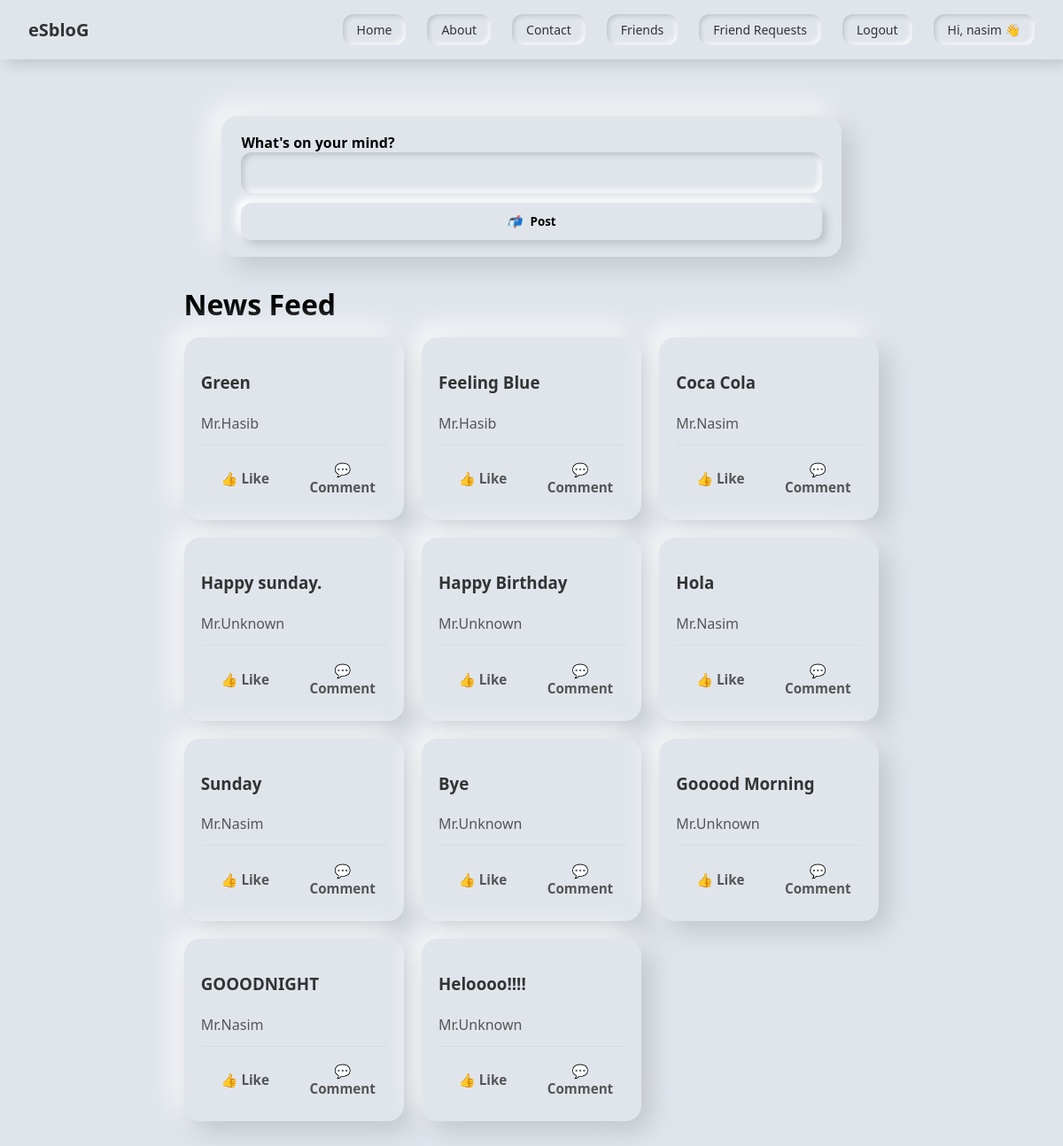
/dashboard/dash/ (signed in), run on the app's committed database.
### dashboard/models.py (models this page shows, shortened)
class Login_info_new_p(models.Model):
    fname = models.CharField(max_length=100,default="Mr.")
    lname = models.CharField(max_length=100,default="Unknown")
    email = models.EmailField(max_length=50)
    password = models.CharField(max_length=50)
    def __str__(self):
        return self.email

class User_posts(models.Model):
    id = models.AutoField(primary_key=True)
    u_name = models.ForeignKey(Login_info_new_p,on_delete=models.CASCADE)
    post = models.CharField(max_length=100)
    create_at = models.DateTimeField(auto_now_add=True)

### dashboard/views.py (the view)
# urls.py: path('dash/',views.demo,name="home"),
def demo(request):
    posts = User_posts.objects.all().order_by('-create_at')
    users = []
    U_posts = []
    for post in posts:
        log_user = Login_info_new_p.objects.get(email=post.u_name)
        u_name = log_user.fname + log_user.lname
        status = post.post
        U_posts.append(status)
        users.append(u_name)
    return render(request,"dashboard/landing_page.html",{"posts": zip(users,U_posts)})

### dashboard/templates/dashboard/landing_page.html (shortened to what this page needs)
{% include "dashboard/header.html" %}
<div class="page">
  <form id="loginForm" method="POST" action="{% url 'add_post' %}" class="card composer">
    <div class="input-group">
      <label>What's on your mind?</label>
      <input type="text" name="post" required />
    </div>
    <button type="submit" class="action-btn">
      <i>📬</i> Post
    </button>
  </form>
  <h1 style="margin: 1rem 0;">News Feed</h1>
  <div class="feed-grid">
    {% for name, post in posts %}
      <div class="post-card">
        <h3 class="username">{{post}}</h3>
        <p class="content">{{ name }}</p>
        <div class="actions">
          <button class="like-btn">👍 Like</button>
          <button class="comment-btn">💬 Comment</button>
        </div>
      </div>
    {% endfor %}
  </div>
</div>
{% include "dashboard/footer.html" %}

### dashboard/templates/dashboard/header.html (shortened to what this page needs)
{% load static %}
<!DOCTYPE html>
<html lang="en">
<head>
</head>
<body>
  <nav class="navbar" role="navigation" aria-label="main">
    <a class="logo" href="{% url 'home' %}">eSbloG</a>
    <ul>
      <li><a href="{% url 'home' %}">Home</a></li>
      <li><a href="{% url 'home' %}">About</a></li>
      <li><a href="{% url 'home' %}">Contact</a></li>
      {% if request.session.user_id %}
        <li><a href="{% url 'friends' %}">Friends</a></li>
        <li><a href="{% url 'friends_req' %}">Friend Requests</a></li>
        <li><a href="{% url 'logout' %}">Logout</a></li>
        <li><a href="">Hi, {{ request.session.name }} 👋</a></li>
      {% else %}
        <li><a href="{% url 'login' %}">Login</a></li>
      {% endif %}
    </ul>
  </nav>
  <div class="page-wrap">

### dashboard/templates/dashboard/header.html (style rules this page uses)
* { box-sizing: border-box; font-family: 'Segoe UI', sans-serif; }
body { background: #e0e5ec; display: flex; flex-direction: column; align-items: center; min-height: 100vh; margin: 0; }
.navbar { width: 100%; background: #e0e5ec; padding: 1rem 2rem; display: flex; justify-content: space-between; align-items: center; box-shadow: 5px 5px 15px #bec3c9, -5px -5px 15px #ffffff; position: sticky; top: 0; left: 0; z-index: 1000; }
.navbar .logo { font-size: 20px; font-weight: bold; color: #333; text-decoration: none; }
.navbar ul { list-style: none; display: flex; gap: 1.5rem; margin: 0; padding: 0; }
.navbar ul li { display: inline; }
.navbar ul li a { text-decoration: none; color: #333; padding: 0.5rem 1rem; border-radius: 12px; background: #e0e5ec; box-shadow: inset 2px 2px 5px #bec3c9, inset -2px -2px 5px #ffffff; font-size: 14px; transition: all 0.2s ease-in-out; display: inline-block; }
.page-wrap { width: 100%; display: flex; justify-content: center; padding: 2rem 1rem; }

### dashboard/templates/dashboard/landing_page.html (style rules this page uses)
.page { max-width: 1200px; margin: 2rem auto; padding: 0 16px; }
.card { background: #e0e5ec; padding: 1.2rem 1.4rem; border-radius: 18px; box-shadow: 10px 10px 30px #bec3c9, -10px -10px 30px #ffffff; }
.composer { margin-bottom: 2rem; max-width: 700px; margin-left: auto; margin-right: auto; }
.composer .input-group label { font-weight: 600; }
.composer .input-group input { width: 100%; padding: 0.8rem 1rem; border-radius: 12px; border: none; background: #e0e5ec; box-shadow: inset 3px 3px 6px #bec3c9, inset -3px -3px 6px #ffffff; font-size: 15px; }
.action-btn { width: 100%; padding: 0.75rem 1rem; border: none; margin-top: 0.7rem; border-radius: 12px; background: #e0e5ec; box-shadow: 5px 5px 10px #bec3c9, -5px -5px 10px #ffffff; font-weight: 700; cursor: pointer; }
.action-btn i { margin-right: 6px; }
.feed-grid { display: grid; gap: 20px; grid-template-columns: repeat(1, minmax(0, 1fr)); }
@media (min-width: 700px) { .feed-grid { grid-template-columns: repeat(2, 1fr); } }
@media (min-width: 1024px) { .feed-grid { grid-template-columns: repeat(3, 1fr); } }
.post-card { background: #e0e5ec; padding: 1.2rem; border-radius: 18px; box-shadow: 10px 10px 30px #bec3c9, -10px -10px 30px #ffffff; display: flex; flex-direction: column; justify-content: space-between; }
.username { font-weight: 700; margin-bottom: .35rem; color: #333; }
.content { color: #555; line-height: 1.5; margin-bottom: .75rem; }
.actions { display: flex; justify-content: space-between; border-top: 1px solid #d7dbe2; padding-top: .6rem; gap: 10px; }
.actions button { flex: 1; background: none; border: none; cursor: pointer; font-size: .95rem; font-weight: 600; color: #555; padding: .5rem .75rem; border-radius: 10px; transition: background .2s ease; }

### data on the page
Login_info_new_p: session.name "nasim"
User_posts: posts "Green"
User_posts: posts "Feeling Blue"
User_posts: posts "Coca Cola"
User_posts: posts "Happy sunday."
User_posts: posts "Happy Birthday"
User_posts: posts "Hola"
User_posts: posts "Sunday"
User_posts: posts "Bye"
User_posts: posts "Gooood Morning"
User_posts: posts "GOOODNIGHT"
User_posts: posts "Heloooo!!!!"

### other printed values
{{ name }} "Mr.Hasib" "Mr.Hasib" "Mr.Nasim" "Mr.Unknown" "Mr.Unknown" "Mr.Nasim" "Mr.Nasim" "Mr.Unknown" "Mr.Unknown" "Mr.Nasim" "Mr.Unknown"
